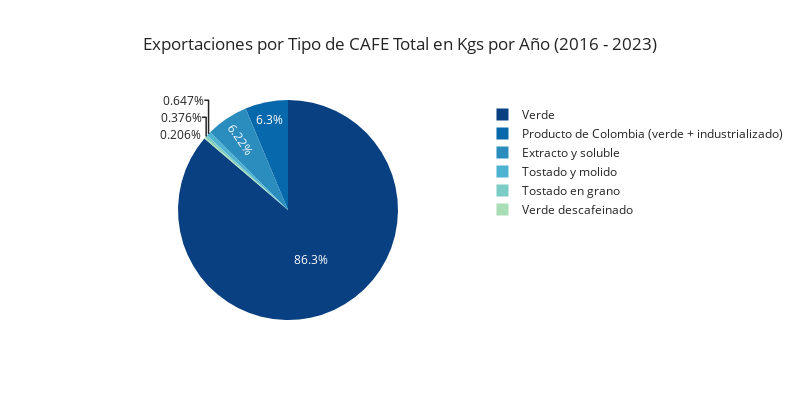

This figure's notebook cell:
### Code cell
fig = px.pie(s3_2016_gp, values='Valor', names='Categoría', 
             title='Exportaciones por Tipo de CAFE Total en Kgs por Año (2016 - 2023)', 
             color_discrete_sequence=px.colors.sequential.GnBu_r,
             width=800, height=400)
fig.show()

### Figure 1 — Plotly figure (JSON) as saved in the notebook; plotly's stock layout.template omitted (floating-point values rounded to 4 significant figures)
{"data": [{"domain": {"x": [0, 1], "y": [0, 1]}, "hovertemplate": "Categoría=%{label}<br>Valor=%{value}<extra></extra>", "labels": ["Extracto y soluble", "Producto de Colombia (verde + industrializado)", "Tostado en grano", "Tostado y molido", "Verde", "Verde descafeinado"], "legendgroup": "", "name": "", "showlegend": true, "type": "pie", "values": [6171.0, 6248.0, 372.5, 642.2, 85560.0, 204.4]}], "layout": {"height": 400, "legend": {"tracegroupgap": 0}, "piecolorway": ["rgb(8,64,129)", "rgb(8,104,172)", "rgb(43,140,190)", "rgb(78,179,211)", "rgb(123,204,196)", "rgb(168,221,181)", "rgb(204,235,197)", "rgb(224,243,219)", "rgb(247,252,240)"], "title": {"text": "Exportaciones por Tipo de CAFE Total en Kgs por Año (2016 - 2023)"}, "width": 800}}
